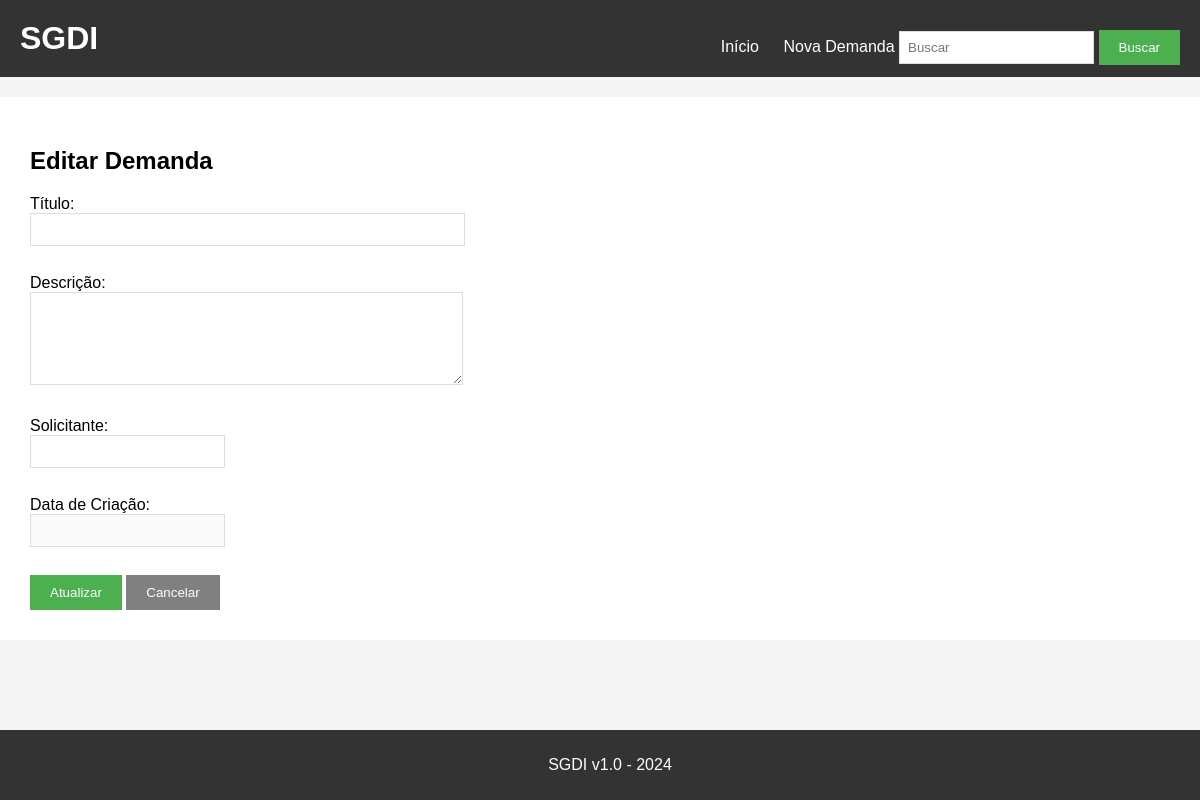
The app's page /editar/26, older data.
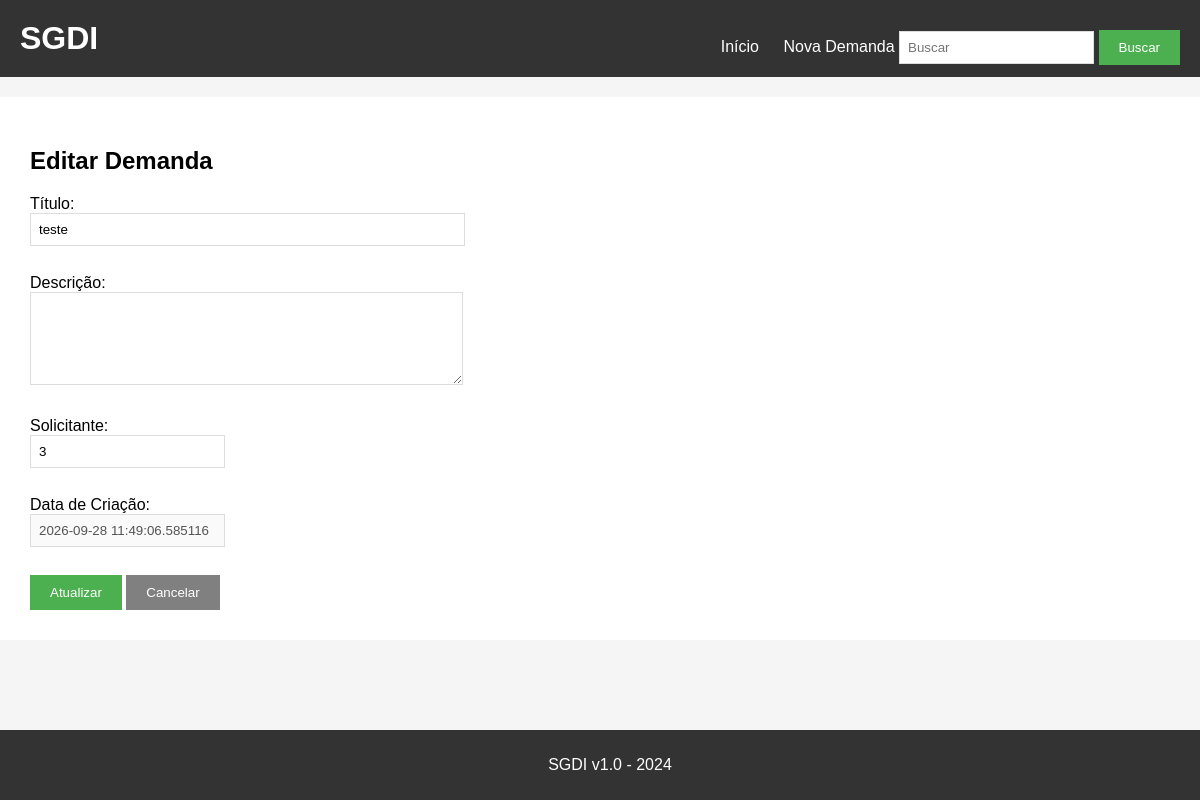
The same page, newer data.
### tables this page shows
CREATE TABLE demandas (
    id INTEGER PRIMARY KEY AUTOINCREMENT,
    titulo TEXT NOT NULL,
    descricao TEXT,
    solicitante TEXT,
    data_criacao TEXT,
    status TEXT NOT NULL DEFAULT 'Aberta',
    prioridade TEXT NOT NULL DEFAULT 'Média',
    responsavel_id INTEGER,
    FOREIGN KEY (responsavel_id) REFERENCES usuarios(id)
);

### app.py (the view, shortened to what this page needs)
@app.route('/editar/<id>', methods=['GET', 'POST'])
def editar(id):
    conn = sqlite3.connect('demandas.db')
    cursor = conn.cursor()
    demanda = cursor.execute(f'SELECT * FROM demandas WHERE id={id}').fetchone()
    conn.close()
    return render_template('editar.html', demanda=demanda)

### templates/editar.html
{% extends "base.html" %}
{% block content %}
<h2>Editar Demanda</h2>
<form method="POST" action="/editar/{{ demanda[0] }}">
    <div>
        <label>Título:</label><br>
        <input type="text" name="titulo" value="{{ demanda[1] }}" size="50">
    </div>
    <br>
    <div>
        <label>Descrição:</label><br>
        <textarea name="descricao" rows="5" cols="50">{{ demanda[2] }}</textarea>
    </div>
    <br>
    <div>
        <label>Solicitante:</label><br>
        <input type="text" name="solicitante" value="{{ demanda[3] }}">
    </div>
    <br>
    <div>
        <label>Data de Criação:</label><br>
        <input type="text" value="{{ demanda[4] }}" disabled>
    </div>
    <br>
    <button type="submit">Atualizar</button>
    <a href="/"><button type="button">Cancelar</button></a>
</form>
{% endblock %}

Row changes from the older to the newer data that the page shows:
added demandas: titulo "teste", solicitante "3", data_criacao "2026-09-28 11:49:06.585116"
